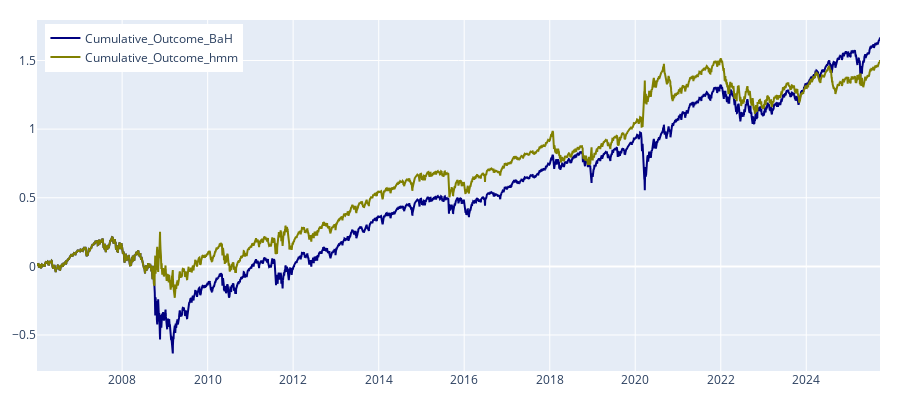

Here is the notebook cell this chart was saved with:
### Code cell
fig = go.Figure()
 
fig.add_trace(go.Line(x=prices_with_states.index, y=prices_with_states["Cumulative_Outcome_BaH"], 
                      name = 'Cumulative_Outcome_BaH', line_color = 'navy'))
 
fig.add_trace(go.Line(x= prices_with_states.index, y=prices_with_states['Cumulative_Outcome_hmm'], 
                      name = 'Cumulative_Outcome_hmm', line_color = 'olive'))
 
fig.update_layout(height=400, width=900, legend=dict(
    yanchor="top", y=0.99, xanchor="left",x=0.01), 
    margin=dict(l=20, r=20, t=20, b=20))
 
fig.show()

### Figure 1 — Plotly figure (JSON) as saved in the notebook; plotly's stock layout.template omitted (floating-point values rounded to 4 significant figures; data arrays with more than 128 entries replaced by an {"elided": "..."} marker saying what was removed)
{"data": [{"line": {"color": "navy"}, "name": "Cumulative_Outcome_BaH", "type": "scatter", "x": {"elided": "4967 str values"}, "y": {"elided": "4967 float values"}}, {"line": {"color": "olive"}, "name": "Cumulative_Outcome_hmm", "type": "scatter", "x": {"elided": "4967 str values"}, "y": {"elided": "4967 float values"}}], "layout": {"height": 400, "legend": {"x": 0.01, "xanchor": "left", "y": 0.99, "yanchor": "top"}, "margin": {"b": 20, "l": 20, "r": 20, "t": 20}, "width": 900}}
